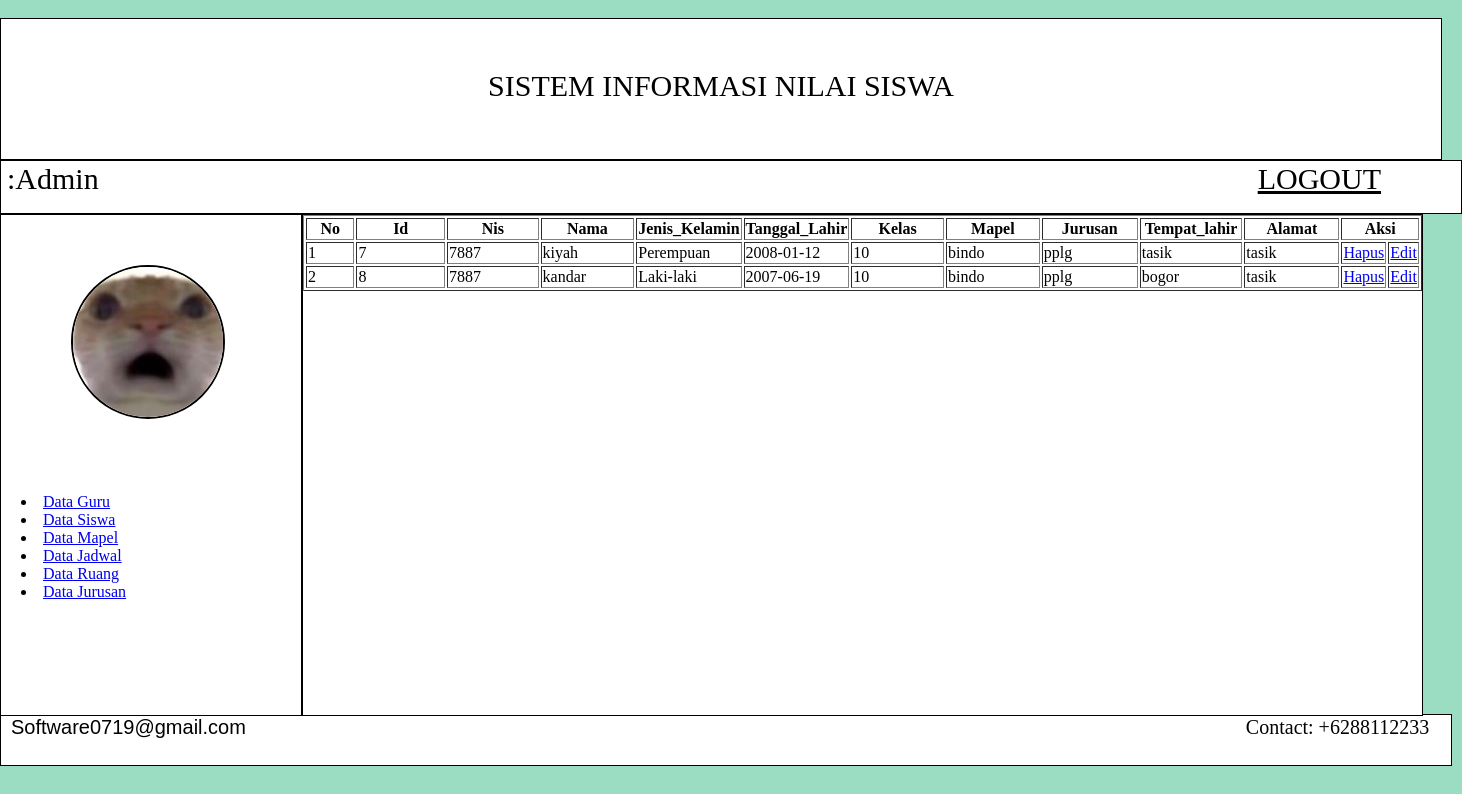
Page /halaman_admin.php?page=datasiswa on the committed database.
### tables this page shows
CREATE TABLE `data_siswa` (
  `id` int NOT NULL,
  `nisn` varchar(15) NOT NULL,
  `nama` varchar(100) NOT NULL,
  `jenis_kelamin` text NOT NULL,
  `tanggal_lahir` date NOT NULL,
  `kelas` varchar(15) NOT NULL,
  `mapel` varchar(15) NOT NULL,
  `jurusan` varchar(15) NOT NULL,
  `tempat_lahir` text NOT NULL,
  `alamat` varchar(100) NOT NULL
);

### tabledatasiswa.php (the view, shortened to what this page needs)
<table border="1">
    <tr>
        <th width="50">No</th>
        <th width="100">Id</th>
        <th width="100">Nis</th>
        <th width="100">Nama</th>
        <th width="100">Jenis_Kelamin</th>
        <th width="100">Tanggal_Lahir</th>
        <th width="100">Kelas</th>
        <th width="100">Mapel</th>
        <th width="100">Jurusan</th>
        <th width="100">Tempat_lahir</th>
        <th width="100">Alamat</th>
        <th colspan="2">Aksi</th>
    </tr>
    <?php
    include "koneksi.php";
    $no=1;
    $ambildata = mysqli_query($koneksi, "select * from data_siswa");
    while ($tampil = mysqli_fetch_array($ambildata)){
        echo "
        <tr>
          <td>$no</td>
          <td>$tampil[id]</td>
          <td>$tampil[nisn]</td>
          <td>$tampil[nama]</td>
          <td>$tampil[jenis_kelamin]</td>
          <td>$tampil[tanggal_lahir]</td>
          <td>$tampil[kelas]</td>
          <td>$tampil[mapel]</td>
          <td>$tampil[jurusan]</td>
          <td>$tampil[tempat_lahir]</td>
          <td>$tampil[alamat]</td>
          <td><a href='halaman_admin.php?page=hapussiswa&id=$tampil[id]'>Hapus</a></td>
          <td><a href='halaman_admin.php?page=editsiswa&id=$tampil[id]'>Edit</a></td>
        </tr>";
        $no++;
    }
    ?>
</table>

### halaman_admin.php (shortened to what this page needs)
<!DOCTYPE html>
<html>
<head>
    <link rel="stylesheet" href="haladmin.css">
</head>
<body>
    <header>
    <p class="hteks">SISTEM INFORMASI NILAI SISWA</p>
  </header>
  <nav>
  <label for="nteks" class="nteks">:Admin</label> <a href="logout.php" class="nteks2">LOGOUT</a>
  </nav>
  <section>
    <img src="my honest reaction.jfif" alt="">
    <p class="Data">
    <li><a href="halaman_admin.php?page=inputguru">Data Guru</a></li>
    <li><a href="halaman_admin.php?page=inputsiswa">Data Siswa</a></li>
    <li><a href="halaman_admin.php?page=inputmapel">Data Mapel</a></li>
    <li><a href="halaman_admin.php?page=inputjadwal">Data Jadwal</a></li>
    <li><a href="halaman_admin.php?page=inputruang">Data Ruang</a></li>
    <li><a href="halaman_admin.php?page=inputjurusan">Data Jurusan</a></li>
    </p>
  </section>
  <aside>
    <?php
  if(isset($_GET['page'])){
    $page = $_GET['page'];
    switch ($page) {
      case 'datasiswa':
         include "tabledatasiswa.php";
         break;
    }
  }
  else {
    include "home.php";
  }
  ?>
  </aside>
  <footer><label for="software" class="software">Software0719@gmail.com</label><label for="contact" class="contact">Contact: +6288112233</label></footer>
</body>
</html

### haladmin.css (style rules this page uses)
body { display: grid; width: 100%; display: inline; background: #FFF; border-radius: 15px; height: 100vh; background-color: #9ADDC2; }
header { background-color: white; text-align: center; border: 1px solid black; color: #fff; padding: 20px; width: 1400px; height: 100px; }
nav { text-align: left; background-color: white; padding: 1px; border: 1px solid black; color: #fff; text-decoration: none; width: 1400; height: 50px; }
.hteks { color: black; font-size: 30px; font-family: serif; }
.nteks { color: black; margin-left: 5px; margin-top: 10px; font-size: 30px; }
.nteks2 { color: black; text-align: right; margin-left: 1155px; font-size: 30px; }
section { background-color: white; border: 1px solid black; width: 300px; height: 500px; float: left; }
aside { background-color: white; border: 1px solid black; width: 1119px; height: 500px; float: left; }
img { height: 150px; width: 150px; border-radius: 50%; margin-left: 70px; margin-top: 50px; margin-bottom: 20px; border: 2px solid black; }
.Data { margin-top: 50px; margin-left: 50px; font-size: medium; }
li { margin-left: 20px; }
footer { background-color: white; border: 1px solid black; width: 1450px; height: 50px; margin-top: 500px; }
.software { margin-left: 10px; font-family: 'Gill Sans', 'Gill Sans MT', Calibri, 'Trebuchet MS', sans-serif; margin-top: 10px; font-size: 20px; }
.contact { margin-left: 1000px; font-size: 20px; }

### rows in the picture
data_siswa: id "7", nisn "7887", nama "kiyah", jenis_kelamin "Perempuan", tanggal_lahir "2008-01-12", kelas "10", mapel "bindo", jurusan "pplg", tempat_lahir "tasik", alamat "tasik"
data_siswa: id "8", nisn "7887", nama "kandar", jenis_kelamin "Laki-laki", tanggal_lahir "2007-06-19", kelas "10", mapel "bindo", jurusan "pplg", tempat_lahir "bogor", alamat "tasik"
